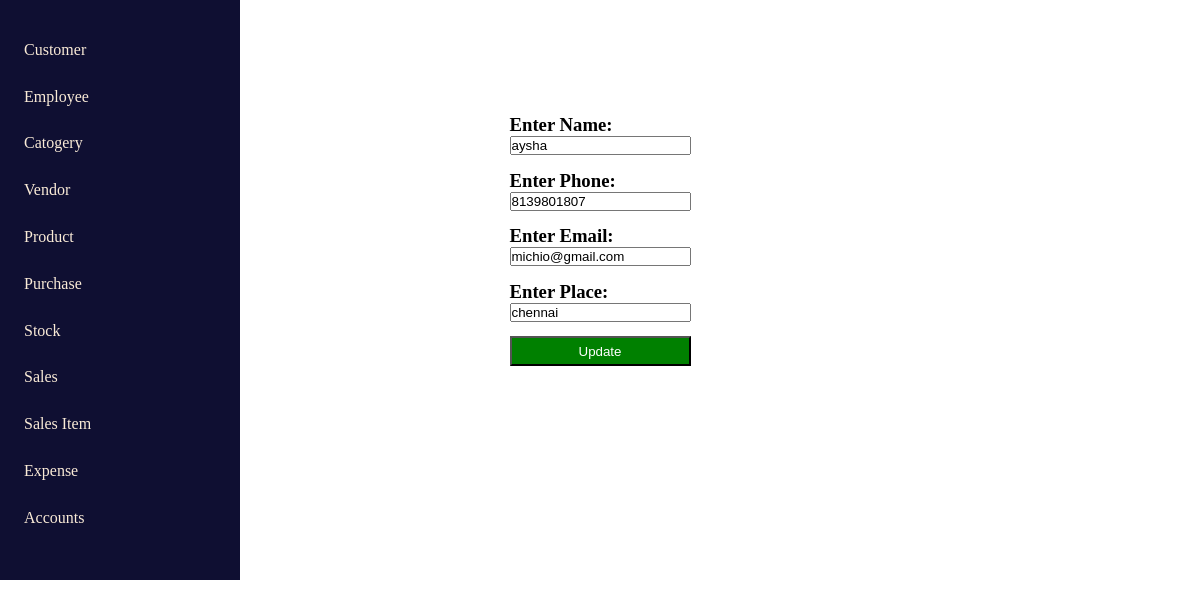
The app's page /updatePage/30 with its own data.
### home/models.py (models this page shows, shortened)
class CustomerContactForm(models.Model):
    name = models.CharField(max_length=200)
    phone = models.CharField(max_length=200)
    email = models.EmailField(max_length=200)
    place = models.CharField(max_length=200)

### home/views.py (the view, shortened to what this page needs)
# urls.py: path('updatePage/<int:id>', updatePage, name='updatePage'),
def updatePage(request, id):
    data = CustomerContactForm.objects.get(id=id)
    return render(request, 'updatePage.html', {'data': data})

### templates/updatePage.html (shortened to what this page needs)
{% extends 'index.html' %}
{% block Update_content %}
<div class="contact-text">
   <form method="post">
    <div class="form-content">
        <h3>Enter Name:</h3>
        <input type="text" name="name" value='{{data.name}}'>
    </div>
    <div class="form-content">
        <h3>Enter Phone:</h3>
        <input type="text" name="phone" value='{{data.phone}}'>
    </div>
    <div class="form-content">
        <h3>Enter Email:</h3>
        <input type="text" name="email" value='{{data.email}}'>
    </div>
    <div class="form-content">
        <h3>Enter Place:</h3>
        <input type="text" name="place" value='{{data.place}}'>
    </div>
    <button type="submit" class="submit-button">Update</button>
   </form>
</div>
{% endblock Update_content %}

### templates/index.html (style rules this page uses)
* { margin: 0%; padding: 0%; }

### templates/updatePage.html (style rules this page uses)
.contact-text { width: 100%; display: flex; justify-content: center; position: absolute; top: 100px; }
.form-content { margin: 8% 0%; }
.submit-button { width: 100%; background-color: green; padding: 3% 0%; color: white; }

### records on screen
CustomerContactForm: name "aysha", phone "8139801807", email "michio@gmail.com", place "chennai"
